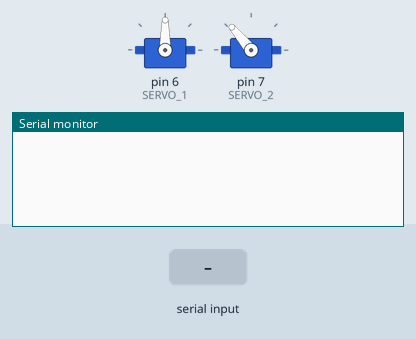
Bench run of a sketch on a simulated Arduino Uno, built with avr-gcc and run on an emulated ATmega328P. Parts: 2 × servo, the last lines printed to the serial monitor. The test bench sets the inputs (shaded band).

Above: at 1.4 s.
1.5 s: "90:45\n" received over Serial
At 3.7 s:
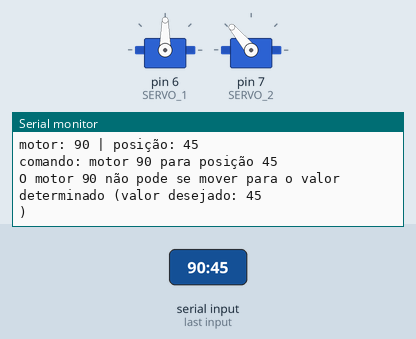
4.0 s: "1\n" received over Serial
At 5.8 s:
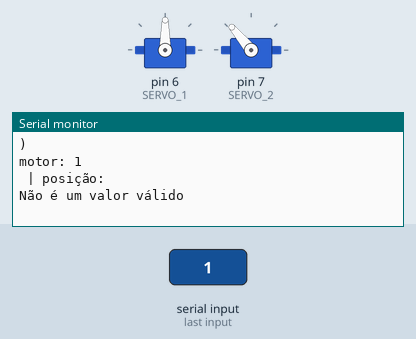

The sketch:

panTilt.ino
```cpp
#include <Servo.h>


#define SERVO_1 6 // Porta Digital 6 PWM
#define SERVO_2 7 // Porta Digital 7 PWM

//posição inicial para qual o servo deve se deslocar no começo das rotinas
#define posicaoInicialMotor_1 90
#define posicaoInicialMotor_2 130

Servo s1; // Variável Servo 1
Servo s2; // Variável Servo 2
int pos; // Posição Servo
int mot; // motor selecionado

String data;


void setup ()
{
  s1.attach(SERVO_1);
  s2.attach(SERVO_2);

  //ajustando a posição incial do PanTilt
  s1.write(posicaoInicialMotor_1);
  delay(200);
  s2.write(posicaoInicialMotor_2);

  Serial.begin(9600);

}

void loop()
{
  while (Serial.available() > 0) {
    data = Serial.readString();// Lendo os valores
    //Os valores devem vir no formato " 'motor':'posicao' "
    String motor = getValue(data, ':', 0);
    String posicao = getValue(data, ':', 1);
    //Diagnosticos
    Serial.print("motor: " + motor);
    Serial.print(" | ");
    Serial.println("posição: "+posicao);
    //Validação se os valores inseridos são valores numéricos válidos
    if(isValidNumber(posicao) && isValidNumber(motor)){
      pos = posicao.toInt();
      mot = motor.toInt();
      Serial.println("comando: motor " + motor + " para posição " + posicao + "");
      //os valores de posição para o primeiro motor (motor da movimento em X) variam entre 0° e 180°
      if(pos >= 0 && pos <=180 && mot == 1){
          s1.write(pos);
      //os valores de posição para o segundo motor (motor de movimento em Y) variam entre 50° e 180°
      }else if(pos >= 50 && pos <=180 && mot == 2){
          s2.write(pos);
      }else{
         Serial.println("O motor " + motor + " não pode se mover para o valor determinado (valor desejado: " + posicao+")");
      }
    }else{
      Serial.println("Não é um valor válido");
    }
  }
}
//função SPLIT da string
String getValue(String data, char separator, int index)
{
    int found = 0;
    int strIndex[] = { 0, -1 };
    int maxIndex = data.length() - 1;

    for (int i = 0; i <= maxIndex && found <= index; i++) {
        if (data.charAt(i) == separator || i == maxIndex) {
            found++;
            strIndex[0] = strIndex[1] + 1;
            strIndex[1] = (i == maxIndex) ? i+1 : i;
        }
    }
    return found > index ? data.substring(strIndex[0], strIndex[1]) : "";
}
//verificação dos números
boolean isValidNumber(String str){
   for(byte i=0;i<str.length();i++)
   {
      if(isDigit(str.charAt(i))) return true;
        }
   return false;
} 
```

Measured:
- after the input at 1.5 s, the serial monitor: prints a new line after 1.0 s (image 1)
- after the input at 4.0 s, the serial monitor: prints a new line after 1.0 s (image 2)
